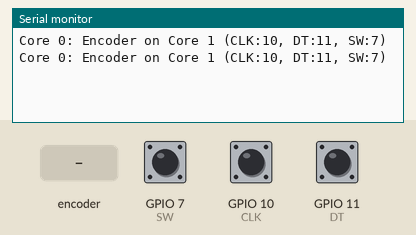
Simulated run of this sketch. Board: ESP32-S3. Parts: the last lines printed to the serial monitor. The inputs (shaded band) are chosen by the test bench; at power-on: GPIO 7 (SW) HIGH, GPIO 10 (CLK) HIGH, GPIO 11 (DT) HIGH.

Above: at 1.2 s.
1.3 s: rotary encoder on GPIO 10 (CLK) / GPIO 11 (DT) turned 1 step (first pin leading)
At 1.9 s:
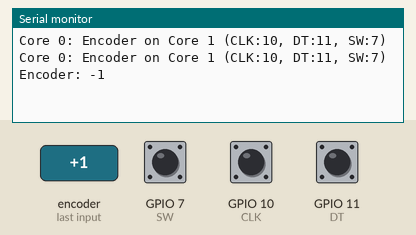
3.0 s: GPIO 7 (SW) pulled LOW for 0.15 s
At 3.21 s:
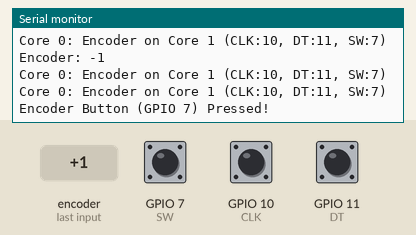
4.6 s: rotary encoder on GPIO 10 (CLK) / GPIO 11 (DT) turned 3 steps (first pin leading)
At 5.8 s:
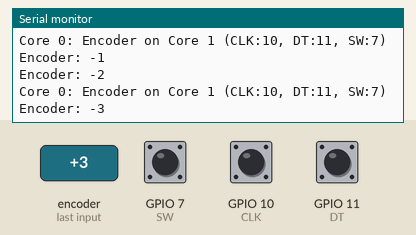
Timing chart, 0 to 7.6 s (numbered marks = the images above; inputs shaded):
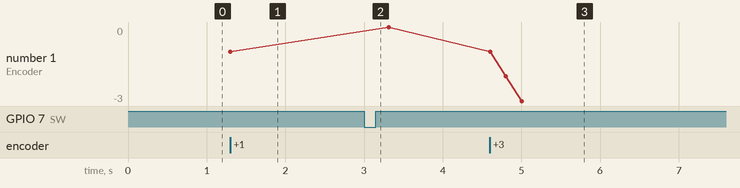

The sketch:

encoder.ino
```cpp
#define CLK 10   // Tetap
#define DT  11   // Tetap
#define SW  7    // GANTI DARI 12 → 7

TaskHandle_t encTask;
volatile int counter = 0;
int lastCLK = HIGH;

void IRAM_ATTR isr() {
  int curr = digitalRead(CLK);
  if (curr != lastCLK && curr == LOW) {
    counter += (digitalRead(DT) == LOW) ? 1 : -1;
  }
  lastCLK = curr;
}

void encTaskCode(void *pvParameters) {
  pinMode(CLK, INPUT);
  pinMode(DT, INPUT);
  pinMode(SW, INPUT_PULLUP);
  attachInterrupt(digitalPinToInterrupt(CLK), isr, CHANGE);

  int lastCount = 0;
  for(;;) {
    if (counter != lastCount) {
      Serial.printf("Encoder: %d\n", counter);
      lastCount = counter;
    }
    if (digitalRead(SW) == LOW) {
      Serial.println("Encoder Button (GPIO 7) Pressed!");
      counter = 0;
      vTaskDelay(300 / portTICK_PERIOD_MS);
    }
    vTaskDelay(10 / portTICK_PERIOD_MS);
  }
}

void setup() {
  Serial.begin(115200);
  xTaskCreatePinnedToCore(encTaskCode, "Encoder", 4096, NULL, 1, &encTask, 1);
}

void loop() {
  Serial.println("Core 0: Encoder on Core 1 (CLK:10, DT:11, SW:7)");
  vTaskDelay(1000 / portTICK_PERIOD_MS);
}
```

Measured:
- after the input at 1.3 s, the serial monitor: prints a new line at once (image 1)
- after the input at 3.0 s, the serial monitor: prints a new line at once (image 2)
- after the input at 4.6 s, the serial monitor: prints a new line at once (image 3)
- plotted number 1: 0 → -3 after the input at 4.6 s
